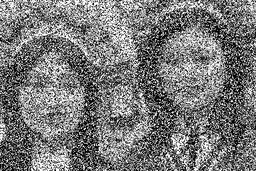
#> input picture gray22.png, 256 x 171 px, shrunk from 384 x 256 before the run
$ python main.py gray22.png
#> lines starting #> are read from the running program, lines starting #| are printed output that depends on the picture
from PIL import Image
import numpy as np
import os
import sys
import cv2
from matplotlib import pyplot as plt


def create_populate_window(x, y, window, image_array):
    ax = x
    ay = y

    W = 2 * window + 1
    vlength = W * W

    """Creating the window"""
    filter_window = np.array(np.zeros((W, W)))
    target_vector = np.array(np.zeros(vlength))

    image_array = np.pad(image_array, window, mode='constant')

    """создание окна,поиск медиан"""
    filter_window = image_array[ay:ay+(window*2)+1, ax:ax+(window*2)+1]
    target_vector = np.reshape(filter_window, ((vlength),))

    return filter_window, target_vector, vlength


def calc_median(target_array, array_length):
    sorted_array = np.sort(target_array)
    Zmed = sorted_array[int(array_length/2)]
    Zmin = sorted_array[0]
    Zmax = sorted_array[int(array_length-1)]
    return Zmin, Zmed, Zmax


def adaptive_median_filter(image, size, window):

    xlength, ylength = size

    print('Image length in X direction: ', xlength)
    print('Image length in Y direction: ', ylength)

    """create 2-D image array and initialize window"""
    image_array = np.reshape(np.array(image), (ylength, xlength))

    pixel_count = 0

    # loop over image with specified window W
    for y in range(0, ylength):
        for x in range(0, xlength):
            window = min_window
            while (window <= max_window):
                """Creating and populating window"""
                filter_window, target_vector, vlength = create_populate_window(
                    x, y, window, image_array)

                """calculating the median for the window"""
                Zmin, Zmed, Zmax = calc_median(target_vector, vlength)
                A1 = int(Zmed) - int(Zmin)
                A2 = int(Zmed) - int(Zmax)
                if (A1 > 0 and A2 < 0):
                    B1 = int(image_array[y, x]) - int(Zmin)
                    B2 = int(image_array[y, x]) - int(Zmax)
                    if not(B1 > 0 and B2 < 0):
                        image_array[y, x] = Zmed
                        pixel_count += 1
                        break
                    else:
                        break
                else:
                    window += 1

    print("exit")
    return np.reshape(image_array, (xlength*ylength,)).tolist()


def main(argv):

    global max_window, min_window

    min_window = 1
    max_window = 4
    window = 1


    img = cv2.imread('gray22.png', 0)
#> img is the input picture: shape (171, 256); min 0, max 255, mean 120.3
    hist, bins = np.histogram(img.flatten(), 256, [0, 256])
#> hist = 256 values, max 1131 at index 0, min 50 at index 248, mean 171; bins = 257 values from 0 to 256
    plt.hist(img.flatten(), 256, [0, 256], color='r')
    plt.xlim([0, 256])
    plt.show()
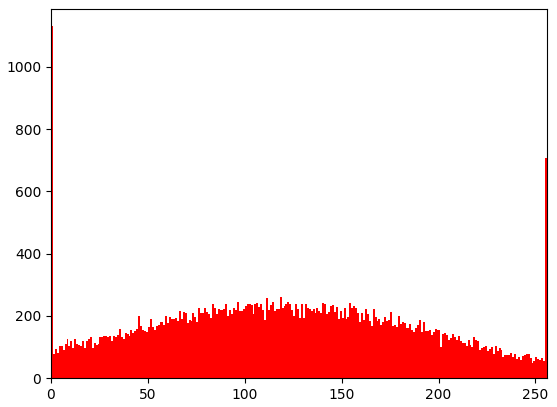
#> figure drawn by matplotlib, 1 panel; tallest bar 1131 high, from x = 0 to 1


    filenames = ['gray22.png']
    for filename in filenames:
        infile = open(filename, "rb")
        inp_image = Image.open(infile)
        inp_image.show()
        print("Original image mode: ", inp_image.mode)
#| Original image mode:  L
        # change image mode to "L" changes to a black and while image
        inp_image = inp_image.convert("L")
        inp_image.show()
        # print to console the format, size and mode of the opened image respectively
        print("Input image format: ", inp_image.format)
#| Input image format:  None
        print("Input image size: ", inp_image.size)
#| Input image size:  (256, 171)
        print("Working image mode: ", inp_image.mode)
#| Working image mode:  L

        # Convert the PIL image object to a python sequence (list)
        input_sequence = list(inp_image.getdata())
#> input_sequence = 43776 items

        # edge detection processing part
        output_sequence = adaptive_median_filter(
            input_sequence, inp_image.size, window)
#> the loop in adaptive_median_filter, `for y in range(0, ylength):` made 171 passes
#> pass 1, in create_populate_window, `image_array = np.pad(image_array, window, mode='constant')`:
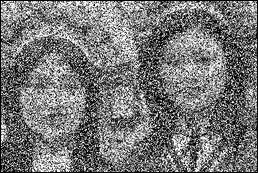
#> image_array: shape (173, 258) int64; min 0, max 255, mean 118
#> pass 1, in create_populate_window (call 2), `image_array = np.pad(image_array, window, mode='constant')`:
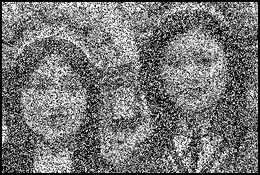
#> image_array: shape (175, 260) int64; min 0, max 255, mean 115.7
#> pass 1, in create_populate_window (call 3), `image_array = np.pad(image_array, window, mode='constant')`:
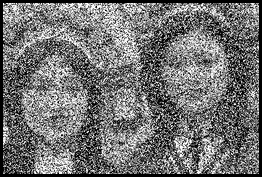
#> image_array: shape (177, 262) int64; min 0, max 255, mean 113.5
#> pass 1, in create_populate_window (call 4), `image_array = np.pad(image_array, window, mode='constant')`:
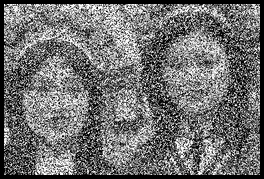
#> image_array: shape (179, 264) int64; min 0, max 255, mean 111.4
#> after the loop in adaptive_median_filter, `for y in range(0, ylength):`:
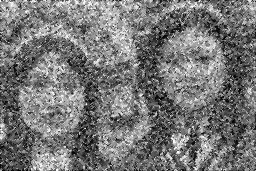
#> image_array: shape (171, 256) int64; min 1, max 255, mean 119.2

        if (input_sequence == output_sequence):
            print("same")
        else:
            print("different")

        # spiltting filename and file extension
        # we need filename not the opened file/image so used filename
        file, ext = os.path.splitext(filename)

        outfile = "new_adap_" + file + ext
        print(outfile)

        try:
            output_image = Image.new(inp_image.mode, inp_image.size, None)
#> output_image: PIL image 256x171 L; every value is 0
            output_image.putdata(output_sequence)
            output_image.save(outfile, inp_image.format)
        except(IOError):
            print("Output file error:")

        infile.close()

    img = cv2.imread('new_adap_gray22.png', 0)
    hist, bins = np.histogram(img.flatten(), 256, [0, 256])
    plt.hist(img.flatten(), 256, [0, 256], color='r')
    plt.xlim([0, 256])
    plt.show()
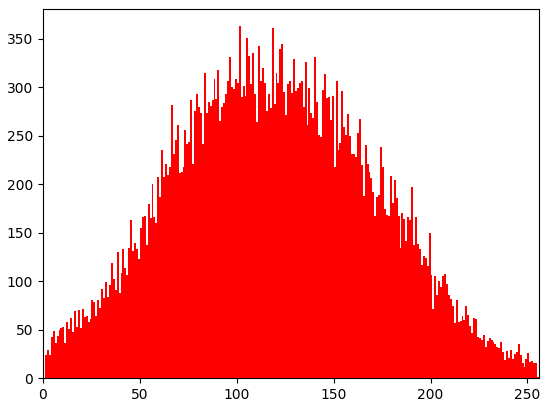
#> figure drawn by matplotlib, 1 panel; tallest bar 363 high, from x = 101 to 102


if __name__ == "__main__":
    main(sys.argv)

$ run again, with gray3.png copied over gray22.png
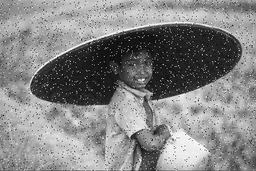
#> input picture gray3.png, 256 x 171 px, shrunk from 384 x 256 before the run
#> in main, img is the input picture: shape (171, 256); min 0, max 255, mean 132.6
#> hist = 256 values, max 408 at index 171, min 3 at index 1, mean 171; bins = 257 values from 0 to 256
#| Original image mode:  L
#| Input image format:  None
#| Input image size:  (256, 171)
#| Working image mode:  L
#> input_sequence = 43776 items
#> the loop in adaptive_median_filter, `for y in range(0, ylength):` made 171 passes
#> pass 1, in create_populate_window (call 4), `image_array = np.pad(image_array, window, mode='constant')`:
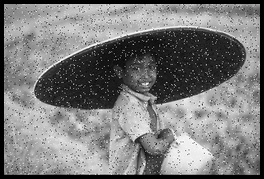
#> image_array: shape (179, 264) int64; min 0, max 255, mean 122.8
#> in main, `plt.show()`:
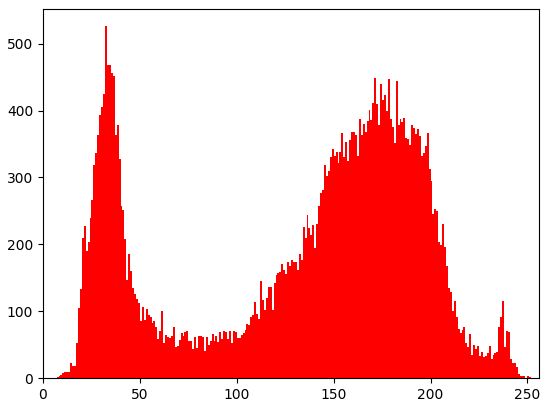
#> figure drawn by matplotlib, 1 panel; tallest bar 526 high, from x = 32 to 33
